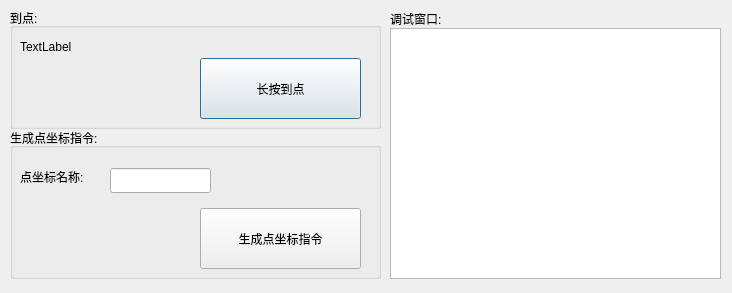
<?xml version="1.0" encoding="UTF-8"?>
<ui version="4.0">
 <class>keygettcppos2Dlg</class>
 <widget class="QDialog" name="keygettcppos2Dlg">
  <property name="geometry">
   <rect>
    <x>0</x>
    <y>0</y>
    <width>732</width>
    <height>293</height>
   </rect>
  </property>
  <property name="windowTitle">
   <string>Dialog</string>
  </property>
  <widget class="QGroupBox" name="groupBox_2">
   <property name="geometry">
    <rect>
     <x>10</x>
     <y>8</y>
     <width>371</width>
     <height>121</height>
    </rect>
   </property>
   <property name="title">
    <string>到点:</string>
   </property>
   <widget class="QLabel" name="arrive_pos">
    <property name="geometry">
     <rect>
      <x>10</x>
      <y>30</y>
      <width>351</width>
      <height>17</height>
     </rect>
    </property>
    <property name="text">
     <string>TextLabel</string>
    </property>
   </widget>
   <widget class="QPushButton" name="arriveBtn">
    <property name="geometry">
     <rect>
      <x>190</x>
      <y>50</y>
      <width>161</width>
      <height>61</height>
     </rect>
    </property>
    <property name="text">
     <string>长按到点</string>
    </property>
   </widget>
  </widget>
  <widget class="QTextBrowser" name="record">
   <property name="geometry">
    <rect>
     <x>390</x>
     <y>28</y>
     <width>331</width>
     <height>251</height>
    </rect>
   </property>
  </widget>
  <widget class="QGroupBox" name="groupBox">
   <property name="geometry">
    <rect>
     <x>10</x>
     <y>128</y>
     <width>371</width>
     <height>151</height>
    </rect>
   </property>
   <property name="title">
    <string>生成点坐标指令:</string>
   </property>
   <widget class="QPushButton" name="gettcppos2Btn">
    <property name="geometry">
     <rect>
      <x>190</x>
      <y>80</y>
      <width>161</width>
      <height>61</height>
     </rect>
    </property>
    <property name="text">
     <string>生成点坐标指令</string>
    </property>
   </widget>
   <widget class="QLabel" name="label_14">
    <property name="geometry">
     <rect>
      <x>10</x>
      <y>40</y>
      <width>81</width>
      <height>17</height>
     </rect>
    </property>
    <property name="text">
     <string>点坐标名称:</string>
    </property>
   </widget>
   <widget class="QLineEdit" name="gettcppos2name">
    <property name="geometry">
     <rect>
      <x>100</x>
      <y>40</y>
      <width>101</width>
      <height>25</height>
     </rect>
    </property>
    <property name="text">
     <string/>
    </property>
   </widget>
  </widget>
  <widget class="QLabel" name="label">
   <property name="geometry">
    <rect>
     <x>390</x>
     <y>10</y>
     <width>67</width>
     <height>17</height>
    </rect>
   </property>
   <property name="text">
    <string>调试窗口:</string>
   </property>
  </widget>
 </widget>
 <resources/>
 <connections/>
</ui>
